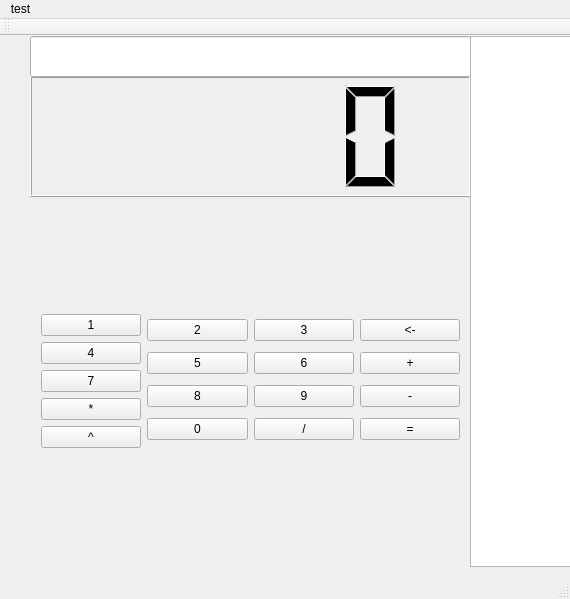
<?xml version="1.0" encoding="UTF-8"?>
<ui version="4.0">
 <class>QtWidgetsApplication1Class</class>
 <widget class="QMainWindow" name="QtWidgetsApplication1Class">
  <property name="geometry">
   <rect>
    <x>0</x>
    <y>0</y>
    <width>570</width>
    <height>599</height>
   </rect>
  </property>
  <property name="windowTitle">
   <string>QtWidgetsApplication1</string>
  </property>
  <property name="layoutDirection">
   <enum>Qt::LeftToRight</enum>
  </property>
  <widget class="QWidget" name="centralWidget">
   <widget class="QLCDNumber" name="myDisplay">
    <property name="geometry">
     <rect>
      <x>30</x>
      <y>40</y>
      <width>441</width>
      <height>121</height>
     </rect>
    </property>
    <property name="value" stdset="0">
     <double>0.000000000000000</double>
    </property>
   </widget>
   <widget class="QWidget" name="gridLayoutWidget">
    <property name="geometry">
     <rect>
      <x>30</x>
      <y>160</y>
      <width>441</width>
      <height>371</height>
     </rect>
    </property>
    <layout class="QGridLayout" name="gridLayout">
     <item row="0" column="0">
      <layout class="QVBoxLayout" name="verticalLayout">
       <item>
        <widget class="QPushButton" name="pushButton_1">
         <property name="maximumSize">
          <size>
           <width>16777215</width>
           <height>25</height>
          </size>
         </property>
         <property name="text">
          <string>1</string>
         </property>
        </widget>
       </item>
       <item>
        <widget class="QPushButton" name="pushButton_4">
         <property name="text">
          <string>4</string>
         </property>
        </widget>
       </item>
       <item>
        <widget class="QPushButton" name="pushButton_7">
         <property name="text">
          <string>7</string>
         </property>
        </widget>
       </item>
       <item>
        <widget class="QPushButton" name="multiplication">
         <property name="text">
          <string>*</string>
         </property>
        </widget>
       </item>
       <item>
        <widget class="QPushButton" name="power">
         <property name="text">
          <string>^</string>
         </property>
        </widget>
       </item>
      </layout>
     </item>
     <item row="0" column="2">
      <layout class="QVBoxLayout" name="verticalLayout_2">
       <item>
        <widget class="QPushButton" name="pushButton_3">
         <property name="text">
          <string>3</string>
         </property>
        </widget>
       </item>
       <item>
        <widget class="QPushButton" name="pushButton_6">
         <property name="text">
          <string>6</string>
         </property>
        </widget>
       </item>
       <item>
        <widget class="QPushButton" name="pushButton_9">
         <property name="text">
          <string>9</string>
         </property>
        </widget>
       </item>
       <item>
        <widget class="QPushButton" name="division">
         <property name="text">
          <string>/</string>
         </property>
        </widget>
       </item>
      </layout>
     </item>
     <item row="0" column="1">
      <layout class="QVBoxLayout" name="verticalLayout_3">
       <item>
        <widget class="QPushButton" name="pushButton_2">
         <property name="text">
          <string>2</string>
         </property>
        </widget>
       </item>
       <item>
        <widget class="QPushButton" name="pushButton_5">
         <property name="text">
          <string>5</string>
         </property>
        </widget>
       </item>
       <item>
        <widget class="QPushButton" name="pushButton_8">
         <property name="text">
          <string>8</string>
         </property>
        </widget>
       </item>
       <item>
        <widget class="QPushButton" name="pushButton_0">
         <property name="text">
          <string>0</string>
         </property>
        </widget>
       </item>
      </layout>
     </item>
     <item row="0" column="3">
      <layout class="QVBoxLayout" name="verticalLayout_4">
       <item>
        <widget class="QPushButton" name="back">
         <property name="text">
          <string>&lt;-</string>
         </property>
        </widget>
       </item>
       <item>
        <widget class="QPushButton" name="addition">
         <property name="text">
          <string>+</string>
         </property>
        </widget>
       </item>
       <item>
        <widget class="QPushButton" name="subtraction">
         <property name="text">
          <string>-</string>
         </property>
        </widget>
       </item>
       <item>
        <widget class="QPushButton" name="equals">
         <property name="text">
          <string>=</string>
         </property>
        </widget>
       </item>
      </layout>
     </item>
    </layout>
   </widget>
   <widget class="QLineEdit" name="lineEdit">
    <property name="geometry">
     <rect>
      <x>30</x>
      <y>0</y>
      <width>441</width>
      <height>41</height>
     </rect>
    </property>
    <property name="font">
     <font>
      <pointsize>20</pointsize>
     </font>
    </property>
    <property name="layoutDirection">
     <enum>Qt::LeftToRight</enum>
    </property>
    <property name="alignment">
     <set>Qt::AlignCenter</set>
    </property>
    <property name="readOnly">
     <bool>false</bool>
    </property>
   </widget>
   <widget class="QListWidget" name="history">
    <property name="geometry">
     <rect>
      <x>470</x>
      <y>0</y>
      <width>101</width>
      <height>531</height>
     </rect>
    </property>
   </widget>
  </widget>
  <widget class="QMenuBar" name="menuBar">
   <property name="geometry">
    <rect>
     <x>0</x>
     <y>0</y>
     <width>570</width>
     <height>23</height>
    </rect>
   </property>
   <widget class="QMenu" name="menutest">
    <property name="title">
     <string>test</string>
    </property>
    <addaction name="separator"/>
    <addaction name="action1"/>
    <addaction name="action2"/>
   </widget>
   <addaction name="menutest"/>
  </widget>
  <widget class="QStatusBar" name="statusBar"/>
  <widget class="QToolBar" name="toolBar">
   <property name="windowTitle">
    <string>toolBar</string>
   </property>
   <attribute name="toolBarArea">
    <enum>TopToolBarArea</enum>
   </attribute>
   <attribute name="toolBarBreak">
    <bool>false</bool>
   </attribute>
  </widget>
  <action name="action1">
   <property name="text">
    <string>1</string>
   </property>
  </action>
  <action name="action2">
   <property name="text">
    <string>2</string>
   </property>
  </action>
 </widget>
 <layoutdefault spacing="6" margin="11"/>
 <resources>
  <include location="QtWidgetsApplication1.qrc"/>
 </resources>
 <connections/>
 <slots>
  <slot>buttonTest()</slot>
  <slot>One()</slot>
  <slot>Two()</slot>
  <slot>Three()</slot>
  <slot>Four()</slot>
  <slot>Five()</slot>
  <slot>Six()</slot>
  <slot>Seven()</slot>
  <slot>Eight()</slot>
  <slot>Nine()</slot>
  <slot>Zero()</slot>
  <slot>Add()</slot>
  <slot>Divide()</slot>
  <slot>Subtrack()</slot>
  <slot>Multiple()</slot>
  <slot>ShowResult()</slot>
  <slot>Back()</slot>
  <slot>Power()</slot>
 </slots>
</ui>
